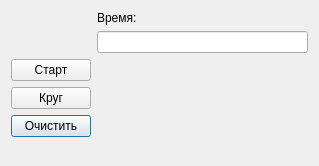
<?xml version="1.0" encoding="UTF-8"?>
<ui version="4.0">
 <class>Dialog</class>
 <widget class="QDialog" name="Dialog">
  <property name="geometry">
   <rect>
    <x>0</x>
    <y>0</y>
    <width>319</width>
    <height>166</height>
   </rect>
  </property>
  <property name="windowTitle">
   <string>Dialog</string>
  </property>
  <layout class="QFormLayout" name="formLayout">
   <item row="5" column="0">
    <widget class="QPushButton" name="clear">
     <property name="text">
      <string>Очистить</string>
     </property>
    </widget>
   </item>
   <item row="3" column="0">
    <widget class="QPushButton" name="start">
     <property name="text">
      <string>Старт</string>
     </property>
    </widget>
   </item>
   <item row="1" column="1">
    <layout class="QGridLayout" name="gridLayout">
     <item row="1" column="0">
      <widget class="QLineEdit" name="ed_time"/>
     </item>
     <item row="0" column="0">
      <widget class="QLabel" name="label">
       <property name="text">
        <string>Время:</string>
       </property>
      </widget>
     </item>
    </layout>
   </item>
   <item row="4" column="0">
    <widget class="QPushButton" name="round">
     <property name="text">
      <string>Круг</string>
     </property>
    </widget>
   </item>
  </layout>
 </widget>
 <resources/>
 <connections/>
</ui>
